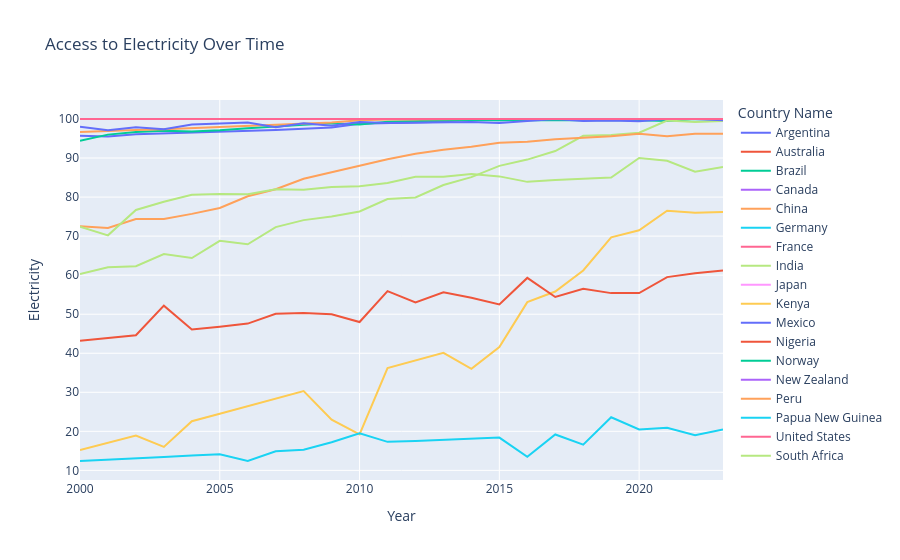

Notebook cell for this chart:
### Markdown cell above
## In-class exercise

**Goal:** Show the change in [Access to Electricity](https://databank.worldbank.org/reports.aspx?dsid=2&series=EG.ELC.ACCS.ZS) by country over time.

- Use [World Development Indicators data](https://datacatalog.worldbank.org/search/dataset/0037712/World-Development-Indicators).
  1. Click `CSV file`.
  1. Unzip it.
  1. From that folder, use `WDICSV.csv` (or similar).
- You're welcome to view the data in a spreadsheet, but please use Python for any cleaning, filtering, visualization, etc.
- Feel free to explore; the important thing is you're getting practice, not that you complete it.

### Code cell
import pandas as pd
import plotly.express as px

# 1. Read data
df = pd.read_csv("WDICSV.csv", skiprows=4)

# 2. Filter indicator
df = df[df["Indicator Code"] == "EG.ELC.ACCS.ZS"]

# 3. Filter countries
countries = [
    "China",
    "India",
    "Japan",
    "Germany",
    "France",
    "Norway",
    "Nigeria",
    "Kenya",
    "South Africa",
    "United States",
    "Mexico",
    "Canada",
    "Brazil",
    "Argentina",
    "Peru",
    "Australia",
    "New Zealand",
    "Papua New Guinea",
]

df = df[df["Country Name"].isin(countries)]

# 4. Select years
years = []

for year in range(2000, 2024):
    years.append(str(year))

df = df[["Country Name"] + years]

# 5. Reshape data
df = df.melt(id_vars="Country Name", var_name="Year", value_name="Electricity")

# 6. Clean missing values
df = df.dropna(subset=["Electricity"])
df["Year"] = df["Year"].astype(int)

# 7. Visualize
fig = px.line(
    df,
    x="Year",
    y="Electricity",
    color="Country Name",
    title="Access to Electricity Over Time",
)

fig.show()

### Figure 1 — Plotly figure (JSON) as saved in the notebook; plotly's stock layout.template omitted (floating-point values rounded to 4 significant figures)
{"data": [{"hovertemplate": "Country Name=Argentina<br>Year=%{x}<br>Electricity=%{y}<extra></extra>", "legendgroup": "Argentina", "line": {"color": "#636efa", "dash": "solid"}, "marker": {"symbol": "circle"}, "mode": "lines", "name": "Argentina", "orientation": "v", "showlegend": true, "type": "scatter", "x": [2000, 2001, 2002, 2003, 2004, 2005, 2006, 2007, 2008, 2009, 2010, 2011, 2012, 2013, 2014, 2015, 2016, 2017, 2018, 2019, 2020, 2021, 2022, 2023], "xaxis": "x", "y": [95.7, 95.5, 96.1, 96.3, 96.5, 96.7, 97.0, 97.2, 97.5, 97.8, 98.8, 99.0, 99.1, 99.3, 100.0, 99.7, 99.9, 100.0, 100.0, 100.0, 100.0, 100.0, 100.0, 100.0], "yaxis": "y"}, {"hovertemplate": "Country Name=Australia<br>Year=%{x}<br>Electricity=%{y}<extra></extra>", "legendgroup": "Australia", "line": {"color": "#EF553B", "dash": "solid"}, "marker": {"symbol": "circle"}, "mode": "lines", "name": "Australia", "orientation": "v", "showlegend": true, "type": "scatter", "x": [2000, 2001, 2002, 2003, 2004, 2005, 2006, 2007, 2008, 2009, 2010, 2011, 2012, 2013, 2014, 2015, 2016, 2017, 2018, 2019, 2020, 2021, 2022, 2023], "xaxis": "x", "y": [100.0, 100.0, 100.0, 100.0, 100.0, 100.0, 100.0, 100.0, 100.0, 100.0, 100.0, 100.0, 100.0, 100.0, 100.0, 100.0, 100.0, 100.0, 100.0, 100.0, 100.0, 100.0, 100.0, 100.0], "yaxis": "y"}, {"hovertemplate": "Country Name=Brazil<br>Year=%{x}<br>Electricity=%{y}<extra></extra>", "legendgroup": "Brazil", "line": {"color": "#00cc96", "dash": "solid"}, "marker": {"symbol": "circle"}, "mode": "lines", "name": "Brazil", "orientation": "v", "showlegend": true, "type": "scatter", "x": [2000, 2001, 2002, 2003, 2004, 2005, 2006, 2007, 2008, 2009, 2010, 2011, 2012, 2013, 2014, 2015, 2016, 2017, 2018, 2019, 2020, 2021, 2022, 2023], "xaxis": "x", "y": [94.4, 96.0, 96.7, 97.0, 96.8, 97.1, 97.6, 98.1, 98.5, 98.9, 98.6, 99.3, 99.5, 99.6, 99.7, 99.7, 99.7, 99.8, 99.7, 99.8, 99.7, 99.5, 100.0, 99.8], "yaxis": "y"}, {"hovertemplate": "Country Name=Canada<br>Year=%{x}<br>Electricity=%{y}<extra></extra>", "legendgroup": "Canada", "line": {"color": "#ab63fa", "dash": "solid"}, "marker": {"symbol": "circle"}, "mode": "lines", "name": "Canada", "orientation": "v", "showlegend": true, "type": "scatter", "x": [2000, 2001, 2002, 2003, 2004, 2005, 2006, 2007, 2008, 2009, 2010, 2011, 2012, 2013, 2014, 2015, 2016, 2017, 2018, 2019, 2020, 2021, 2022, 2023], "xaxis": "x", "y": [100.0, 100.0, 100.0, 100.0, 100.0, 100.0, 100.0, 100.0, 100.0, 100.0, 100.0, 100.0, 100.0, 100.0, 100.0, 100.0, 100.0, 100.0, 100.0, 100.0, 100.0, 100.0, 100.0, 100.0], "yaxis": "y"}, {"hovertemplate": "Country Name=China<br>Year=%{x}<br>Electricity=%{y}<extra></extra>", "legendgroup": "China", "line": {"color": "#FFA15A", "dash": "solid"}, "marker": {"symbol": "circle"}, "mode": "lines", "name": "China", "orientation": "v", "showlegend": true, "type": "scatter", "x": [2000, 2001, 2002, 2003, 2004, 2005, 2006, 2007, 2008, 2009, 2010, 2011, 2012, 2013, 2014, 2015, 2016, 2017, 2018, 2019, 2020, 2021, 2022, 2023], "xaxis": "x", "y": [96.7, 97.0, 97.2, 97.4, 97.7, 97.9, 98.2, 98.5, 98.8, 99.1, 99.7, 99.9, 99.9, 100.0, 100.0, 100.0, 100.0, 100.0, 100.0, 100.0, 100.0, 100.0, 100.0, 100.0], "yaxis": "y"}, {"hovertemplate": "Country Name=Germany<br>Year=%{x}<br>Electricity=%{y}<extra></extra>", "legendgroup": "Germany", "line": {"color": "#19d3f3", "dash": "solid"}, "marker": {"symbol": "circle"}, "mode": "lines", "name": "Germany", "orientation": "v", "showlegend": true, "type": "scatter", "x": [2000, 2001, 2002, 2003, 2004, 2005, 2006, 2007, 2008, 2009, 2010, 2011, 2012, 2013, 2014, 2015, 2016, 2017, 2018, 2019, 2020, 2021, 2022, 2023], "xaxis": "x", "y": [100.0, 100.0, 100.0, 100.0, 100.0, 100.0, 100.0, 100.0, 100.0, 100.0, 100.0, 100.0, 100.0, 100.0, 100.0, 100.0, 100.0, 100.0, 100.0, 100.0, 100.0, 100.0, 100.0, 100.0], "yaxis": "y"}, {"hovertemplate": "Country Name=France<br>Year=%{x}<br>Electricity=%{y}<extra></extra>", "legendgroup": "France", "line": {"color": "#FF6692", "dash": "solid"}, "marker": {"symbol": "circle"}, "mode": "lines", "name": "France", "orientation": "v", "showlegend": true, "type": "scatter", "x": [2000, 2001, 2002, 2003, 2004, 2005, 2006, 2007, 2008, 2009, 2010, 2011, 2012, 2013, 2014, 2015, 2016, 2017, 2018, 2019, 2020, 2021, 2022, 2023], "xaxis": "x", "y": [100.0, 100.0, 100.0, 100.0, 100.0, 100.0, 100.0, 100.0, 100.0, 100.0, 100.0, 100.0, 100.0, 100.0, 100.0, 100.0, 100.0, 100.0, 100.0, 100.0, 100.0, 100.0, 100.0, 100.0], "yaxis": "y"}, {"hovertemplate": "Country Name=India<br>Year=%{x}<br>Electricity=%{y}<extra></extra>", "legendgroup": "India", "line": {"color": "#B6E880", "dash": "solid"}, "marker": {"symbol": "circle"}, "mode": "lines", "name": "India", "orientation": "v", "showlegend": true, "type": "scatter", "x": [2000, 2001, 2002, 2003, 2004, 2005, 2006, 2007, 2008, 2009, 2010, 2011, 2012, 2013, 2014, 2015, 2016, 2017, 2018, 2019, 2020, 2021, 2022, 2023], "xaxis": "x", "y": [60.3, 62.0, 62.3, 65.4, 64.4, 68.8, 67.9, 72.3, 74.1, 75.0, 76.3, 79.5, 79.9, 83.1, 85.1, 88.0, 89.6, 91.8, 95.7, 95.9, 96.5, 99.6, 99.2, 99.5], "yaxis": "y"}, {"hovertemplate": "Country Name=Japan<br>Year=%{x}<br>Electricity=%{y}<extra></extra>", "legendgroup": "Japan", "line": {"color": "#FF97FF", "dash": "solid"}, "marker": {"symbol": "circle"}, "mode": "lines", "name": "Japan", "orientation": "v", "showlegend": true, "type": "scatter", "x": [2000, 2001, 2002, 2003, 2004, 2005, 2006, 2007, 2008, 2009, 2010, 2011, 2012, 2013, 2014, 2015, 2016, 2017, 2018, 2019, 2020, 2021, 2022, 2023], "xaxis": "x", "y": [100.0, 100.0, 100.0, 100.0, 100.0, 100.0, 100.0, 100.0, 100.0, 100.0, 100.0, 100.0, 100.0, 100.0, 100.0, 100.0, 100.0, 100.0, 100.0, 100.0, 100.0, 100.0, 100.0, 100.0], "yaxis": "y"}, {"hovertemplate": "Country Name=Kenya<br>Year=%{x}<br>Electricity=%{y}<extra></extra>", "legendgroup": "Kenya", "line": {"color": "#FECB52", "dash": "solid"}, "marker": {"symbol": "circle"}, "mode": "lines", "name": "Kenya", "orientation": "v", "showlegend": true, "type": "scatter", "x": [2000, 2001, 2002, 2003, 2004, 2005, 2006, 2007, 2008, 2009, 2010, 2011, 2012, 2013, 2014, 2015, 2016, 2017, 2018, 2019, 2020, 2021, 2022, 2023], "xaxis": "x", "y": [15.2, 17.0, 18.9, 16.0, 22.6, 24.5, 26.4, 28.3, 30.3, 23.0, 19.2, 36.2, 38.1, 40.1, 36.0, 41.6, 53.1, 55.8, 61.2, 69.7, 71.5, 76.5, 76.0, 76.2], "yaxis": "y"}, {"hovertemplate": "Country Name=Mexico<br>Year=%{x}<br>Electricity=%{y}<extra></extra>", "legendgroup": "Mexico", "line": {"color": "#636efa", "dash": "solid"}, "marker": {"symbol": "circle"}, "mode": "lines", "name": "Mexico", "orientation": "v", "showlegend": true, "type": "scatter", "x": [2000, 2001, 2002, 2003, 2004, 2005, 2006, 2007, 2008, 2009, 2010, 2011, 2012, 2013, 2014, 2015, 2016, 2017, 2018, 2019, 2020, 2021, 2022, 2023], "xaxis": "x", "y": [98.0, 97.1, 97.9, 97.4, 98.6, 98.9, 99.1, 97.9, 98.9, 98.3, 99.2, 99.0, 99.1, 99.1, 99.2, 99.0, 99.5, 100.0, 99.5, 99.6, 99.4, 100.0, 100.0, 99.7], "yaxis": "y"}, {"hovertemplate": "Country Name=Nigeria<br>Year=%{x}<br>Electricity=%{y}<extra></extra>", "legendgroup": "Nigeria", "line": {"color": "#EF553B", "dash": "solid"}, "marker": {"symbol": "circle"}, "mode": "lines", "name": "Nigeria", "orientation": "v", "showlegend": true, "type": "scatter", "x": [2000, 2001, 2002, 2003, 2004, 2005, 2006, 2007, 2008, 2009, 2010, 2011, 2012, 2013, 2014, 2015, 2016, 2017, 2018, 2019, 2020, 2021, 2022, 2023], "xaxis": "x", "y": [43.2, 43.9, 44.6, 52.2, 46.1, 46.8, 47.6, 50.1, 50.3, 50.0, 48.0, 55.9, 53.0, 55.6, 54.2, 52.5, 59.3, 54.4, 56.5, 55.4, 55.4, 59.5, 60.5, 61.2], "yaxis": "y"}, {"hovertemplate": "Country Name=Norway<br>Year=%{x}<br>Electricity=%{y}<extra></extra>", "legendgroup": "Norway", "line": {"color": "#00cc96", "dash": "solid"}, "marker": {"symbol": "circle"}, "mode": "lines", "name": "Norway", "orientation": "v", "showlegend": true, "type": "scatter", "x": [2000, 2001, 2002, 2003, 2004, 2005, 2006, 2007, 2008, 2009, 2010, 2011, 2012, 2013, 2014, 2015, 2016, 2017, 2018, 2019, 2020, 2021, 2022, 2023], "xaxis": "x", "y": [100.0, 100.0, 100.0, 100.0, 100.0, 100.0, 100.0, 100.0, 100.0, 100.0, 100.0, 100.0, 100.0, 100.0, 100.0, 100.0, 100.0, 100.0, 100.0, 100.0, 100.0, 100.0, 100.0, 100.0], "yaxis": "y"}, {"hovertemplate": "Country Name=New Zealand<br>Year=%{x}<br>Electricity=%{y}<extra></extra>", "legendgroup": "New Zealand", "line": {"color": "#ab63fa", "dash": "solid"}, "marker": {"symbol": "circle"}, "mode": "lines", "name": "New Zealand", "orientation": "v", "showlegend": true, "type": "scatter", "x": [2000, 2001, 2002, 2003, 2004, 2005, 2006, 2007, 2008, 2009, 2010, 2011, 2012, 2013, 2014, 2015, 2016, 2017, 2018, 2019, 2020, 2021, 2022, 2023], "xaxis": "x", "y": [100.0, 100.0, 100.0, 100.0, 100.0, 100.0, 100.0, 100.0, 100.0, 100.0, 100.0, 100.0, 100.0, 100.0, 100.0, 100.0, 100.0, 100.0, 100.0, 100.0, 100.0, 100.0, 100.0, 100.0], "yaxis": "y"}, {"hovertemplate": "Country Name=Peru<br>Year=%{x}<br>Electricity=%{y}<extra></extra>", "legendgroup": "Peru", "line": {"color": "#FFA15A", "dash": "solid"}, "marker": {"symbol": "circle"}, "mode": "lines", "name": "Peru", "orientation": "v", "showlegend": true, "type": "scatter", "x": [2000, 2001, 2002, 2003, 2004, 2005, 2006, 2007, 2008, 2009, 2010, 2011, 2012, 2013, 2014, 2015, 2016, 2017, 2018, 2019, 2020, 2021, 2022, 2023], "xaxis": "x", "y": [72.5, 72.1, 74.4, 74.4, 75.7, 77.2, 80.2, 82.0, 84.7, 86.4, 88.1, 89.7, 91.1, 92.1, 92.9, 93.9, 94.2, 94.8, 95.2, 95.6, 96.2, 95.6, 96.2, 96.2], "yaxis": "y"}, {"hovertemplate": "Country Name=Papua New Guinea<br>Year=%{x}<br>Electricity=%{y}<extra></extra>", "legendgroup": "Papua New Guinea", "line": {"color": "#19d3f3", "dash": "solid"}, "marker": {"symbol": "circle"}, "mode": "lines", "name": "Papua New Guinea", "orientation": "v", "showlegend": true, "type": "scatter", "x": [2000, 2001, 2002, 2003, 2004, 2005, 2006, 2007, 2008, 2009, 2010, 2011, 2012, 2013, 2014, 2015, 2016, 2017, 2018, 2019, 2020, 2021, 2022, 2023], "xaxis": "x", "y": [12.4, 12.7, 13.1, 13.4, 13.8, 14.1, 12.4, 14.9, 15.3, 17.2, 19.5, 17.3, 17.5, 17.8, 18.1, 18.4, 13.5, 19.2, 16.6, 23.6, 20.5, 20.9, 19.0, 20.5], "yaxis": "y"}, {"hovertemplate": "Country Name=United States<br>Year=%{x}<br>Electricity=%{y}<extra></extra>", "legendgroup": "United States", "line": {"color": "#FF6692", "dash": "solid"}, "marker": {"symbol": "circle"}, "mode": "lines", "name": "United States", "orientation": "v", "showlegend": true, "type": "scatter", "x": [2000, 2001, 2002, 2003, 2004, 2005, 2006, 2007, 2008, 2009, 2010, 2011, 2012, 2013, 2014, 2015, 2016, 2017, 2018, 2019, 2020, 2021, 2022, 2023], "xaxis": "x", "y": [100.0, 100.0, 100.0, 100.0, 100.0, 100.0, 100.0, 100.0, 100.0, 100.0, 100.0, 100.0, 100.0, 100.0, 100.0, 100.0, 100.0, 100.0, 100.0, 100.0, 100.0, 100.0, 100.0, 100.0], "yaxis": "y"}, {"hovertemplate": "Country Name=South Africa<br>Year=%{x}<br>Electricity=%{y}<extra></extra>", "legendgroup": "South Africa", "line": {"color": "#B6E880", "dash": "solid"}, "marker": {"symbol": "circle"}, "mode": "lines", "name": "South Africa", "orientation": "v", "showlegend": true, "type": "scatter", "x": [2000, 2001, 2002, 2003, 2004, 2005, 2006, 2007, 2008, 2009, 2010, 2011, 2012, 2013, 2014, 2015, 2016, 2017, 2018, 2019, 2020, 2021, 2022, 2023], "xaxis": "x", "y": [72.4, 70.2, 76.7, 78.8, 80.6, 80.8, 80.7, 82.0, 81.9, 82.6, 82.8, 83.6, 85.2, 85.2, 85.9, 85.3, 83.9, 84.4, 84.7, 85.0, 90.0, 89.3, 86.5, 87.7], "yaxis": "y"}], "layout": {"legend": {"title": {"text": "Country Name"}, "tracegroupgap": 0}, "title": {"text": "Access to Electricity Over Time"}, "xaxis": {"anchor": "y", "domain": [0, 1], "title": {"text": "Year"}}, "yaxis": {"anchor": "x", "domain": [0, 1], "title": {"text": "Electricity"}}}}
